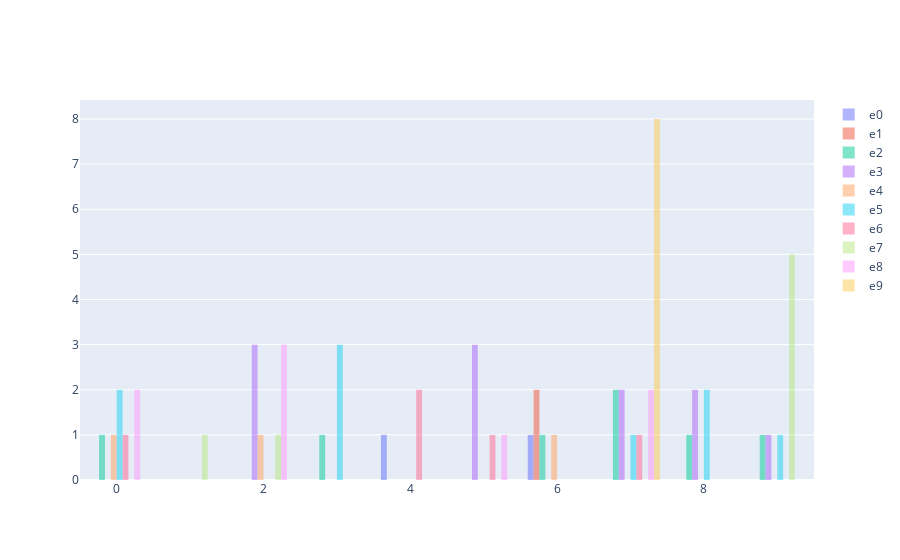

Source (notebook cell):
### Code cell
import plotly.graph_objects as go
yactual = np.asarray(test_y)
print()
fig=go.Figure()
for i in range(10):
    items = y_pred[yactual==i]
    correct = items[items==i]
    err = items[items!=i]
#     fig.add_trace(go.Histogram(x=correct,
#                            nbinsx=10,name=f"c{i}",marker_color='blue',opacity=0.5,
#                               ))
    fig.add_trace(go.Histogram(x=err,
                           nbinsx=10,name=f"e{i}",marker_color=i,opacity=0.5))

fig.show()

### Figure 1 — Plotly figure (JSON) as saved in the notebook; plotly's stock layout.template omitted (floating-point values rounded to 4 significant figures)
{"data": [{"marker": {"color": 0}, "name": "e0", "nbinsx": 10, "opacity": 0.5, "type": "histogram", "x": [4, 6]}, {"marker": {"color": 1}, "name": "e1", "nbinsx": 10, "opacity": 0.5, "type": "histogram", "x": [6, 6]}, {"marker": {"color": 2}, "name": "e2", "nbinsx": 10, "opacity": 0.5, "type": "histogram", "x": [7, 9, 3, 8, 0, 7, 6]}, {"marker": {"color": 3}, "name": "e3", "nbinsx": 10, "opacity": 0.5, "type": "histogram", "x": [5, 7, 2, 5, 8, 7, 2, 9, 5, 8, 2]}, {"marker": {"color": 4}, "name": "e4", "nbinsx": 10, "opacity": 0.5, "type": "histogram", "x": [2, 6, 0]}, {"marker": {"color": 5}, "name": "e5", "nbinsx": 10, "opacity": 0.5, "type": "histogram", "x": [8, 3, 0, 3, 7, 0, 3, 9, 8]}, {"marker": {"color": 6}, "name": "e6", "nbinsx": 10, "opacity": 0.5, "type": "histogram", "x": [0, 7, 4, 5, 4]}, {"marker": {"color": 7}, "name": "e7", "nbinsx": 10, "opacity": 0.5, "type": "histogram", "x": [9, 9, 9, 9, 9, 2, 1]}, {"marker": {"color": 8}, "name": "e8", "nbinsx": 10, "opacity": 0.5, "type": "histogram", "x": [7, 0, 2, 7, 0, 2, 5, 2]}, {"marker": {"color": 9}, "name": "e9", "nbinsx": 10, "opacity": 0.5, "type": "histogram", "x": [7, 7, 7, 7, 7, 7, 7, 7]}], "layout": {}}
